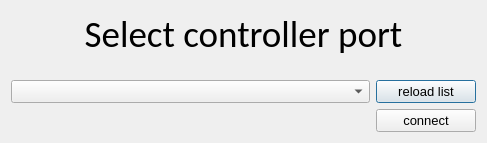
<?xml version="1.0" encoding="UTF-8"?>
<ui version="4.0">
 <class>Dialog</class>
 <widget class="QDialog" name="Dialog">
  <property name="geometry">
   <rect>
    <x>0</x>
    <y>0</y>
    <width>487</width>
    <height>143</height>
   </rect>
  </property>
  <property name="windowTitle">
   <string>Select port</string>
  </property>
  <layout class="QVBoxLayout" name="verticalLayout">
   <item>
    <widget class="QLabel" name="label">
     <property name="font">
      <font>
       <family>Calibri</family>
       <pointsize>28</pointsize>
       <weight>50</weight>
       <italic>false</italic>
       <bold>false</bold>
      </font>
     </property>
     <property name="text">
      <string>Select controller port</string>
     </property>
     <property name="alignment">
      <set>Qt::AlignCenter</set>
     </property>
    </widget>
   </item>
   <item>
    <spacer name="verticalSpacer">
     <property name="orientation">
      <enum>Qt::Vertical</enum>
     </property>
     <property name="sizeHint" stdset="0">
      <size>
       <width>20</width>
       <height>40</height>
      </size>
     </property>
    </spacer>
   </item>
   <item>
    <layout class="QHBoxLayout" name="horizontalLayout">
     <item>
      <widget class="QComboBox" name="comboBox">
       <property name="font">
        <font>
         <pointsize>10</pointsize>
        </font>
       </property>
      </widget>
     </item>
     <item>
      <widget class="QPushButton" name="pushButton">
       <property name="maximumSize">
        <size>
         <width>100</width>
         <height>16777215</height>
        </size>
       </property>
       <property name="font">
        <font>
         <pointsize>10</pointsize>
        </font>
       </property>
       <property name="cursor">
        <cursorShape>ArrowCursor</cursorShape>
       </property>
       <property name="text">
        <string>reload list</string>
       </property>
      </widget>
     </item>
    </layout>
   </item>
   <item>
    <layout class="QHBoxLayout" name="horizontalLayout_2">
     <item>
      <spacer name="horizontalSpacer">
       <property name="orientation">
        <enum>Qt::Horizontal</enum>
       </property>
       <property name="sizeHint" stdset="0">
        <size>
         <width>40</width>
         <height>20</height>
        </size>
       </property>
      </spacer>
     </item>
     <item>
      <widget class="QPushButton" name="pushButton_2">
       <property name="minimumSize">
        <size>
         <width>100</width>
         <height>0</height>
        </size>
       </property>
       <property name="font">
        <font>
         <pointsize>10</pointsize>
        </font>
       </property>
       <property name="text">
        <string>connect</string>
       </property>
      </widget>
     </item>
    </layout>
   </item>
  </layout>
 </widget>
 <resources/>
 <connections/>
</ui>
